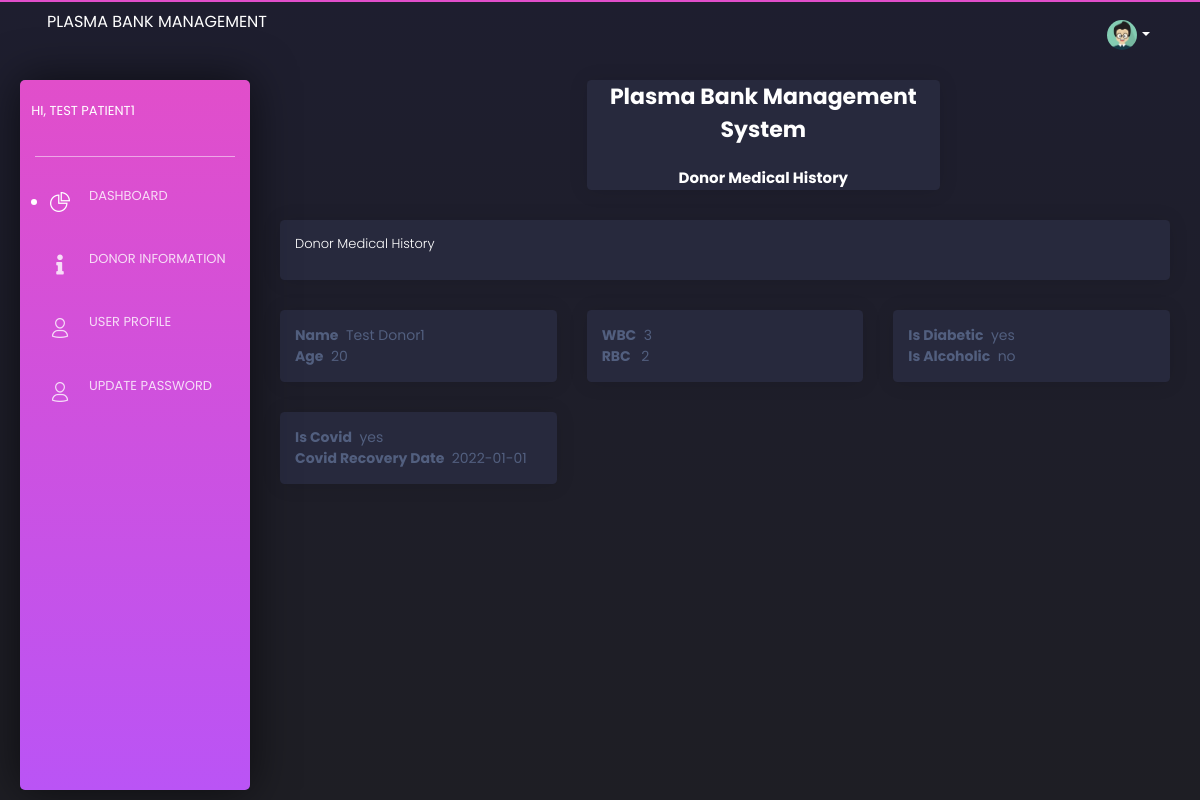
The page /Patient/view-medicle-history.php?did=13 (signed in) on the database its author committed.
### tables this page shows
CREATE TABLE `donor_medical_history` (
  `id` int(11) NOT NULL,
  `donor_Id` int(11) NOT NULL,
  `Donor_Age` int(11) NOT NULL,
  `HB_Count` varchar(10) DEFAULT NULL,
  `WBC_Count` varchar(10) DEFAULT NULL,
  `RBC_Count` varchar(10) DEFAULT NULL,
  `Is_Diabetic` varchar(5) DEFAULT NULL,
  `Is_Alcoholic` varchar(5) DEFAULT NULL,
  `is_covid` varchar(5) NOT NULL,
  `Height` varchar(10) DEFAULT NULL,
  `Weight` varchar(10) DEFAULT NULL,
  `Covid19_Recovery_Date` varchar(20) NOT NULL
);

CREATE TABLE `donor` (
  `Donor_Id` int(11) NOT NULL,
  `donor_username` varchar(255) NOT NULL,
  `Donor_Name` varchar(25) NOT NULL,
  `Address` text NOT NULL,
  `Contact_No` varchar(15) NOT NULL,
  `Date_of_Birth` date DEFAULT NULL,
  `Blood_Group` varchar(5) NOT NULL,
  `password` varchar(255) NOT NULL
);

### core/Database.php (called while the page is built, shortened)
<?php
Class Database {
    public $host = DB_HOST;
    public $user = DB_USER;
    public $pass = DB_PASS;
    public $dbname = DB_NAME;
    public $link;
    private function connectDB() {
        $this->link = new mysqli($this->host, $this->user, $this->pass, $this->dbname);
    }
    public function select($query) {
        $result = $this->link->query($query) or
                die($this->link->error . __LINE__);
        if ($result->num_rows > 0) {
            return $result;
        } else {
            return false;
        }
    }
}
?>

### class/System.php (called while the page is built, shortened)
<?php
class System {
    private $db;
    public function __construct() {
        $this->db = new Database();
    }
    public function getOneCol($col, $tbl, $comCol, $comVal) {
        $sql = "SELECT $col FROM $tbl WHERE $comCol='$comVal' ";
        $res = $this->db->select($sql);
        if ($res) {
            $result = $this->db->select($sql);
            $row = $result->fetch_assoc();
            return $row[$col];
        }
    }
    public function medicleInfoByDonor($did){
        $query = "SELECT * FROM donor_medical_history WHERE donor_Id = '$did'";
        $result = $this->db->select($query);
        return $result;
    }
}
?>

### Patient/view-medicle-history.php (the view, shortened to what this page needs)
<?php
 include 'header.php';
 if (!isset($_GET['did']) || $_GET['did'] == NULL) {
    echo "<script>window.location = 'donorinformation.php';</script>";
} else {
    $did = preg_replace('/[^-a-zA-Z0-9_]/', '', $_GET['did']);
}
$getMedicleInfo = $system->medicleInfoByDonor($did);
$value = mysqli_fetch_assoc($getMedicleInfo);
?>
 <div class="content">
 <div class="row">
            <div class="col-md-4">
            </div>
            <div class="col-md-5">
                <div class="card">
                    <span align="center" style="color:#fff;font-weight: bold;font-size: 22px;">Plasma Bank Management System</span><br>
                    <span align="center" style="color:#fff;font-weight: bold;font-size: 15px;">Donor Medical History</span>
                </div>
            </div>
            <div class="col-md-3">
            </div>
            <div class="col-12">
                <div class="card">
                    <div class="card-body">
                        <h5 class="card-title">Donor Medical History</h5>
                    </div>
                </div>
            </div>
            <div class="col-md-4">
                <div class="card">
                    <div class="card-body">
                        <b>Name</b>&nbsp;&nbsp;<?php echo $system->getOneCol('Donor_Name','donor','Donor_Id',$value['donor_Id']); ?><br>
                        <b>Age</b>&nbsp;&nbsp;<?php echo $value['Donor_Age']; ?><br>
                    </div>
                </div>
            </div>
            <div class="col-md-4">
                <div class="card">
                    <div class="card-body">
                        <b>WBC</b>&nbsp;&nbsp;<?php echo $value['WBC_Count']; ?><br>
                        <b>RBC </b>&nbsp;&nbsp;<?php echo $value['RBC_Count']; ?>
                    </div>
                </div>
            </div>
            <div class="col-md-4">
                <div class="card">
                    <div class="card-body">
                        <b>Is Diabetic</b>&nbsp;&nbsp;<?php echo $value['Is_Diabetic']; ?><br>
                        <b>Is Alcoholic</b>&nbsp;&nbsp;<?php echo $value['Is_Alcoholic']; ?>
                    </div>
                </div>
            </div>
            <div class="col-md-4">
                <div class="card">
                    <div class="card-body">
                        <b>Is Covid</b>&nbsp;&nbsp;<?php echo $value['is_covid']; ?><br>
                        <b>Covid Recovery Date</b>&nbsp;&nbsp;<?php echo $value['Covid19_Recovery_Date']; ?>
                    </div>
                </div>
            </div>
        </div>
 </div>
<?php
 include 'footer.php';
?>

### rows shown on the page
donor_medical_history: donor_Id.Donor_Name "Test Donor1", Donor_Age "20", WBC_Count "3", RBC_Count "2", Is_Diabetic "yes", Is_Alcoholic "no", is_covid "yes", Covid19_Recovery_Date "2022-01-01"

### other values the page prints
Session::get('name') "TEST PATIENT1"
